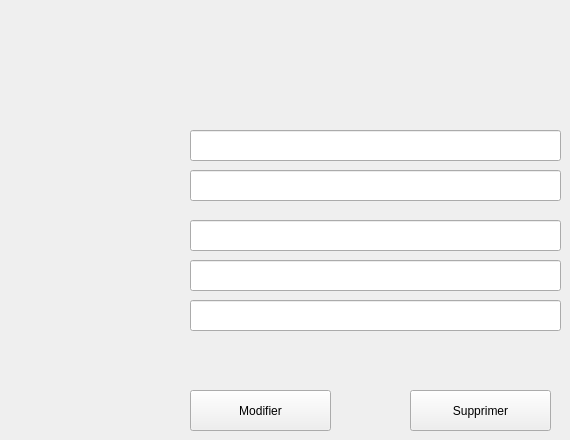
                      <widget class="QWidget" name="tab_26">
                       <attribute name="title">
                        <string>Modifier</string>
                       </attribute>
                       <widget class="QPushButton" name="pushButton_19">
                        <property name="geometry">
                         <rect>
                          <x>410</x>
                          <y>390</y>
                          <width>141</width>
                          <height>41</height>
                         </rect>
                        </property>
                        <property name="styleSheet">
                         <string notr="true">font: 63 10pt &quot;Yu Gothic UI Semibold&quot;;</string>
                        </property>
                        <property name="text">
                         <string>Supprimer</string>
                        </property>
                       </widget>
                       <widget class="QPushButton" name="pushButton_22">
                        <property name="geometry">
                         <rect>
                          <x>190</x>
                          <y>390</y>
                          <width>141</width>
                          <height>41</height>
                         </rect>
                        </property>
                        <property name="styleSheet">
                         <string notr="true">font: 63 10pt &quot;Yu Gothic UI Semibold&quot;;</string>
                        </property>
                        <property name="text">
                         <string>Modifier</string>
                        </property>
                       </widget>
                       <widget class="QLineEdit" name="lineEdit_14">
                        <property name="geometry">
                         <rect>
                          <x>190</x>
                          <y>130</y>
                          <width>371</width>
                          <height>31</height>
                         </rect>
                        </property>
                       </widget>
                       <widget class="QLineEdit" name="lineEdit_15">
                        <property name="geometry">
                         <rect>
                          <x>190</x>
                          <y>170</y>
                          <width>371</width>
                          <height>31</height>
                         </rect>
                        </property>
                       </widget>
                       <widget class="QLineEdit" name="lineEdit_18">
                        <property name="geometry">
                         <rect>
                          <x>190</x>
                          <y>300</y>
                          <width>371</width>
                          <height>31</height>
                         </rect>
                        </property>
                       </widget>
                       <widget class="QLineEdit" name="lineEdit_17">
                        <property name="geometry">
                         <rect>
                          <x>190</x>
                          <y>260</y>
                          <width>371</width>
                          <height>31</height>
                         </rect>
                        </property>
                       </widget>
                       <widget class="QLineEdit" name="lineEdit_16">
                        <property name="geometry">
                         <rect>
                          <x>190</x>
                          <y>220</y>
                          <width>371</width>
                          <height>31</height>
                         </rect>
                        </property>
                       </widget>
                      </widget>
